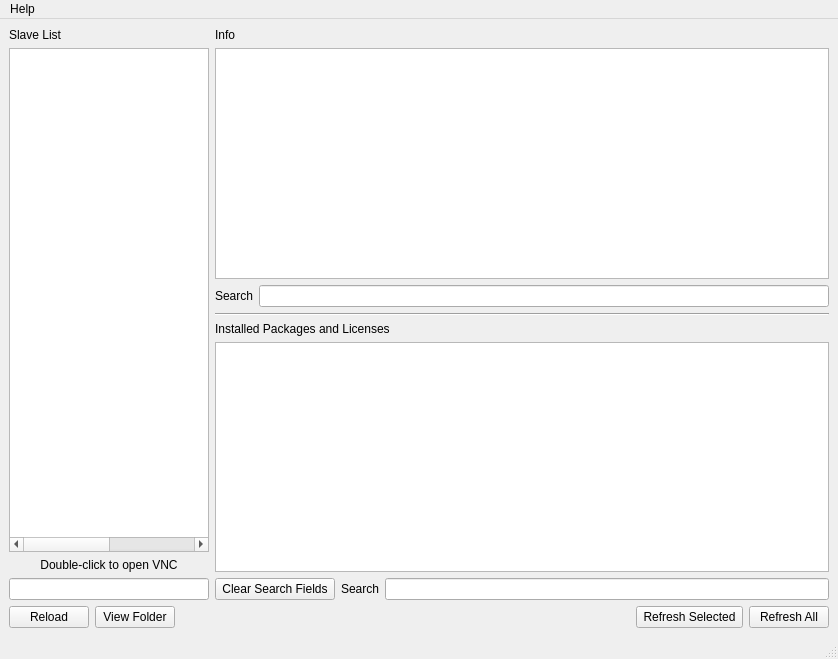
<?xml version="1.0" encoding="UTF-8"?>
<ui version="4.0">
 <class>MainWindow</class>
 <widget class="QMainWindow" name="MainWindow">
  <property name="geometry">
   <rect>
    <x>0</x>
    <y>0</y>
    <width>838</width>
    <height>659</height>
   </rect>
  </property>
  <property name="windowTitle">
   <string>MainWindow</string>
  </property>
  <widget class="QWidget" name="centralwidget">
   <layout class="QVBoxLayout" name="verticalLayout_3">
    <item>
     <layout class="QGridLayout" name="gridLayout">
      <item row="0" column="0">
       <widget class="QLabel" name="label">
        <property name="text">
         <string>Slave List</string>
        </property>
       </widget>
      </item>
      <item row="0" column="2">
       <widget class="QLabel" name="label_2">
        <property name="text">
         <string>Info</string>
        </property>
       </widget>
      </item>
      <item row="1" column="2">
       <layout class="QVBoxLayout" name="verticalLayout">
        <item>
         <widget class="QPlainTextEdit" name="info">
          <property name="readOnly">
           <bool>true</bool>
          </property>
         </widget>
        </item>
        <item>
         <layout class="QHBoxLayout" name="horizontalLayout">
          <item>
           <widget class="QLabel" name="label_4">
            <property name="text">
             <string>Search</string>
            </property>
           </widget>
          </item>
          <item>
           <widget class="QLineEdit" name="searchInfo"/>
          </item>
         </layout>
        </item>
        <item>
         <widget class="Line" name="line">
          <property name="orientation">
           <enum>Qt::Horizontal</enum>
          </property>
         </widget>
        </item>
        <item>
         <widget class="QLabel" name="label_3">
          <property name="text">
           <string>Installed Packages and Licenses</string>
          </property>
         </widget>
        </item>
        <item>
         <widget class="QPlainTextEdit" name="soft">
          <property name="readOnly">
           <bool>true</bool>
          </property>
         </widget>
        </item>
        <item>
         <layout class="QHBoxLayout" name="horizontalLayout_3">
          <item>
           <widget class="QPushButton" name="clear">
            <property name="text">
             <string> Clear Search Fields </string>
            </property>
           </widget>
          </item>
          <item>
           <widget class="QLabel" name="label_5">
            <property name="text">
             <string>Search</string>
            </property>
           </widget>
          </item>
          <item>
           <widget class="QLineEdit" name="searchSoft"/>
          </item>
         </layout>
        </item>
       </layout>
      </item>
      <item row="1" column="0">
       <layout class="QVBoxLayout" name="verticalLayout_2">
        <item>
         <widget class="QTableWidget" name="table">
          <property name="maximumSize">
           <size>
            <width>200</width>
            <height>16777215</height>
           </size>
          </property>
          <property name="selectionMode">
           <enum>QAbstractItemView::SingleSelection</enum>
          </property>
          <property name="showGrid">
           <bool>false</bool>
          </property>
          <attribute name="horizontalHeaderVisible">
           <bool>false</bool>
          </attribute>
          <attribute name="horizontalHeaderShowSortIndicator" stdset="0">
           <bool>true</bool>
          </attribute>
          <attribute name="horizontalHeaderStretchLastSection">
           <bool>true</bool>
          </attribute>
          <column>
           <property name="text">
            <string>Name</string>
           </property>
          </column>
          <column>
           <property name="text">
            <string>Path</string>
           </property>
          </column>
         </widget>
        </item>
        <item>
         <widget class="QLabel" name="label_6">
          <property name="maximumSize">
           <size>
            <width>200</width>
            <height>16777215</height>
           </size>
          </property>
          <property name="text">
           <string>Double-click to open VNC</string>
          </property>
          <property name="alignment">
           <set>Qt::AlignCenter</set>
          </property>
         </widget>
        </item>
        <item>
         <widget class="QLineEdit" name="searchSlaves">
          <property name="maximumSize">
           <size>
            <width>200</width>
            <height>16777215</height>
           </size>
          </property>
         </widget>
        </item>
       </layout>
      </item>
     </layout>
    </item>
    <item>
     <layout class="QHBoxLayout" name="horizontalLayout_2">
      <item>
       <widget class="QPushButton" name="reload">
        <property name="text">
         <string>Reload</string>
        </property>
       </widget>
      </item>
      <item>
       <widget class="QPushButton" name="folder">
        <property name="text">
         <string>View Folder</string>
        </property>
       </widget>
      </item>
      <item>
       <spacer name="horizontalSpacer">
        <property name="orientation">
         <enum>Qt::Horizontal</enum>
        </property>
        <property name="sizeHint" stdset="0">
         <size>
          <width>40</width>
          <height>20</height>
         </size>
        </property>
       </spacer>
      </item>
      <item>
       <widget class="QPushButton" name="refreshSel">
        <property name="text">
         <string> Refresh Selected </string>
        </property>
       </widget>
      </item>
      <item>
       <widget class="QPushButton" name="refresh">
        <property name="text">
         <string>Refresh All</string>
        </property>
       </widget>
      </item>
     </layout>
    </item>
   </layout>
  </widget>
  <widget class="QMenuBar" name="menubar">
   <property name="geometry">
    <rect>
     <x>0</x>
     <y>0</y>
     <width>838</width>
     <height>21</height>
    </rect>
   </property>
   <widget class="QMenu" name="menuHelp">
    <property name="title">
     <string>Help</string>
    </property>
   </widget>
   <addaction name="menuHelp"/>
  </widget>
  <widget class="QStatusBar" name="statusbar"/>
 </widget>
 <resources/>
 <connections/>
</ui>
